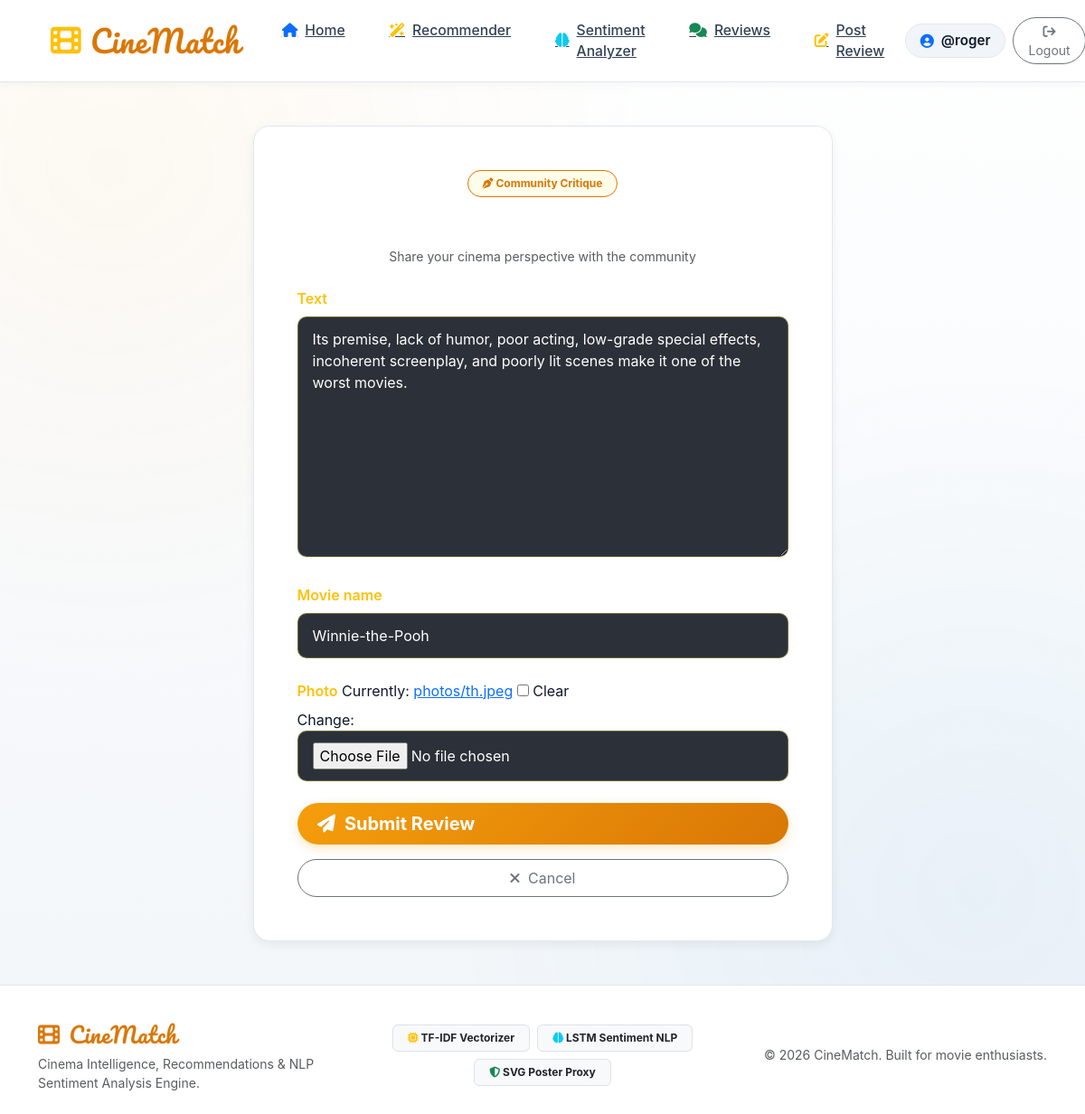
Screenshot of /review/7/edit/ (signed in) with the database file from the repository.
### review/models.py (models this page shows, shortened)
class Review(models.Model):
    user = models.ForeignKey(User, on_delete=models.CASCADE)
    text = models.TextField(max_length=400)
    movie_name = models.CharField(max_length=100,default='Empty')
    photo = models.ImageField(upload_to='photos/',blank=True,null=True)
    created_at = models.DateField(auto_now_add=True)
    updated_at = models.DateTimeField(auto_now=True)

### review/views.py (the view)
# urls.py: path('<int:review_id>/edit/', views.review_edit, name='review_edit'),
@login_required
def review_edit(request, review_id):
    review = get_object_or_404(Review, pk=review_id, user=request.user)
    if request.method == 'POST':
        form = ReviewForm(request.POST, request.FILES, instance=review)
        if form.is_valid():
            review = form.save(commit=False)
            review.user = request.user
            review.save()
            return redirect('review_list')
    else:
        form = ReviewForm(instance=review)
    return render(request, 'review_form.html', {'form': form, 'is_edit': True})

### review/forms.py
class ReviewForm(forms.ModelForm):
    class Meta:
        model = Review
        fields = ['text', 'movie_name','photo']

### review/templates/review_form.html (shortened to what this page needs)
{% extends "layout.html" %}
{% load static %}
{% block content %}
<div class="container py-5">
    <div class="row justify-content-center">
        <div class="col-lg-7 col-md-9">
            <div class="glass-form-card p-4 p-md-5">
                <div class="text-center mb-4">
                    <span class="badge px-3 py-2 rounded-pill mb-2" style="background: rgba(255, 237, 40, 0.1); border: 1px solid var(--primary-glow); color: var(--primary-glow);">
                        <i class="fas fa-pen-nib"></i> Community Critique
                    </span>
                    <h2 class="fw-bold text-white">
                    </h2>
                    <p class="text-muted small">Share your cinema perspective with the community</p>
                </div>
                <form method="post" enctype="multipart/form-data">
                    {% for field in form %}
                    <div class="mb-4">
                        <label class="form-label text-warning fw-semibold mb-2">{{ field.label }}</label>
                        {{ field }}
                    </div>
                    {% endfor %}
                    <div class="d-grid gap-2 mt-4">
                        <button type="submit" class="btn-neon-primary py-2 fs-5">
                            <i class="fas fa-paper-plane me-1"></i> Submit Review
                        </button>
                        <a href="{% url 'review_list' %}" class="btn btn-outline-secondary rounded-pill py-2 mt-2">
                            <i class="fas fa-xmark me-1"></i> Cancel
                        </a>
                    </div>
                </form>
            </div>
        </div>
    </div>
</div>
{% endblock %}

### templates/layout.html (shortened to what this page needs)
{% load static %}
<!DOCTYPE html>
<html lang="en">
<head>
    <link href="https://cdn.jsdelivr.net/npm/bootstrap@5.3.3/dist/css/bootstrap.min.css" rel="stylesheet">
    <link rel="stylesheet" href="https://cdnjs.cloudflare.com/ajax/libs/font-awesome/6.5.1/css/all.min.css">
    <link rel="stylesheet" href="{% static 'css/style.css' %}">
</head>
<body>
    <nav class="navbar navbar-expand-lg navbar-cinematch">
        <div class="container px-lg-4">
            <a class="brand-logo" href="{% url 'home' %}">
                <i class="fas fa-film text-warning"></i> CineMatch
            </a>
            <div class="collapse navbar-collapse" id="navbarContent">
                <ul class="navbar-nav me-auto mb-2 mb-lg-0 ms-lg-4 gap-1">
                    <li class="nav-item">
                        <a class="nav-link-custom {% if request.resolver_match.url_name == 'home' %}active{% endif %}" href="{% url 'home' %}">
                            <i class="fas fa-house text-primary"></i> Home
                        </a>
                    </li>
                    <li class="nav-item">
                        <a class="nav-link-custom {% if request.resolver_match.url_name == 'recommender' %}active{% endif %}" href="{% url 'recommender' %}">
                            <i class="fas fa-wand-magic-sparkles text-warning"></i> Recommender
                        </a>
                    </li>
                    <li class="nav-item">
                        <a class="nav-link-custom {% if request.resolver_match.url_name == 'sentiment_tool' %}active{% endif %}" href="{% url 'sentiment_tool' %}">
                            <i class="fas fa-brain text-info"></i> Sentiment Analyzer
                        </a>
                    </li>
                    <li class="nav-item">
                        <a class="nav-link-custom {% if request.resolver_match.url_name == 'review_list' %}active{% endif %}" href="{% url 'review_list' %}">
                            <i class="fas fa-comments text-success"></i> Reviews
                        </a>
                    </li>
                    <li class="nav-item">
                        <a class="nav-link-custom {% if request.resolver_match.url_name == 'review_create' %}active{% endif %}" href="{% url 'review_create' %}">
                            <i class="fas fa-pen-to-square text-warning"></i> Post Review
                        </a>
                    </li>
                </ul>
                <div class="d-flex align-items-center gap-2">
                    {% if user.is_authenticated %}
                        <span class="user-pill">
                            <i class="fas fa-circle-user text-primary"></i> @{{ user.username }}
                        </span>
                        <form method="post" action="{% url 'logout' %}" class="d-inline m-0">
                            <button type="submit" class="btn btn-sm btn-outline-secondary rounded-pill px-3 py-1">
                                <i class="fas fa-arrow-right-from-bracket"></i> Logout
                            </button>
                        </form>
                    {% endif %}
                </div>
            </div>
        </div>
    </nav>
    <main class="flex-grow-1">
        {% block content %}
        {% endblock %}
    </main>
    <footer>
        <div class="container text-center">
            <div class="row align-items-center gy-3">
                <div class="col-md-4 text-md-start">
                    <span class="brand-logo fs-4 text-warning"><i class="fas fa-film"></i> CineMatch</span>
                    <p class="small text-muted mt-1 mb-0">Cinema Intelligence, Recommendations & NLP Sentiment Analysis Engine.</p>
                </div>
                <div class="col-md-4">
                    <div class="d-flex justify-content-center gap-2 flex-wrap">
                        <a href="{% url 'recommender' %}" class="badge bg-light border text-dark px-3 py-2 text-decoration-none"><i class="fas fa-microchip text-warning"></i> TF-IDF Vectorizer</a>
                        <a href="{% url 'sentiment_tool' %}" class="badge bg-light border text-dark px-3 py-2 text-decoration-none"><i class="fas fa-brain text-info"></i> LSTM Sentiment NLP</a>
                        <span class="badge bg-light border text-dark px-3 py-2"><i class="fas fa-shield-halved text-success"></i> SVG Poster Proxy</span>
                    </div>
                </div>
                <div class="col-md-4 text-md-end">
                    <p class="small text-muted mb-0">&copy; 2026 CineMatch. Built for movie enthusiasts.</p>
                </div>
            </div>
        </div>
    </footer>
</body>
</html>

### static/css/style.css (style rules this page uses)
:root { --primary-accent: #f59e0b; --primary-glow: #d97706; --cyan-accent: #0284c7; --green-accent: #059669; --bg-main: #f8fafc; --bg-card: #ffffff; --border-light: #e2e8f0; --text-dark: #0f172a; --text-body: #334155; --text-muted: #64748b; --shadow-sm: 0 1px 3px rgba(0, 0, 0, 0.05); --shadow-md: 0 4px 12px rgba(0, 0, 0, 0.06); --shadow-lg: 0 10px 25px rgba(0, 0, 0, 0.08); }
body { background-color: var(--bg-main); background-image: radial-gradient(circle at 10% 15%, rgba(245, 158, 11, 0.05) 0%, transparent 40%), radial-gradient(circle at 90% 80%, rgba(2, 132, 199, 0.05) 0%, transparent 40%), linear-gradient(180deg, #ffffff 0%, #f1f5f9 100%); color: var(--text-dark); font-family: 'Poppins', -apple-system, BlinkMacSystemFont, 'Segoe UI', Roboto, sans-serif; min-height: 100vh; display: flex; flex-direction: column; }
.navbar-cinematch { background: rgba(255, 255, 255, 0.94); backdrop-filter: blur(14px); -webkit-backdrop-filter: blur(14px); border-bottom: 1px solid var(--border-light); box-shadow: 0 2px 12px rgba(0, 0, 0, 0.04); padding: 0.85rem 2rem; position: sticky; top: 0; z-index: 1030; }
.brand-logo { font-family: 'Pacifico', cursive; font-size: 2.1rem; color: #d97706 !important; text-shadow: 0 1px 2px rgba(217, 119, 6, 0.15); letter-spacing: 0.5px; text-decoration: none; display: flex; align-items: center; gap: 10px; }
.nav-link-custom { color: var(--text-body) !important; font-weight: 500; font-size: 0.98rem; margin: 0 0.4rem; padding: 0.5rem 1rem !important; border-radius: 8px; transition: all 0.2s ease; display: flex; align-items: center; gap: 8px; }
.btn-neon-primary { background: linear-gradient(135deg, #f59e0b 0%, #d97706 100%); color: #ffffff !important; font-weight: 700; padding: 0.5rem 1.4rem; border-radius: 25px; border: none; transition: all 0.2s ease; box-shadow: 0 4px 12px rgba(245, 158, 11, 0.25); text-decoration: none; display: inline-flex; align-items: center; gap: 6px; }
.user-pill { background: #f1f5f9; border: 1px solid var(--border-light); color: var(--text-dark); padding: 0.4rem 1rem; border-radius: 20px; font-size: 0.95rem; font-weight: 600; display: inline-flex; align-items: center; gap: 8px; }
.glass-form-card { background: #ffffff; border: 1px solid var(--border-light); border-radius: 18px; padding: 2.25rem; box-shadow: var(--shadow-md); }
footer { margin-top: auto; border-top: 1px solid var(--border-light); background: #ffffff; padding: 2.25rem 0 1.5rem; color: var(--text-muted); }

### review/templates/review_form.html (style rules this page uses)
.glass-form-card input[type="text"], .glass-form-card input[type="email"], .glass-form-card input[type="password"], .glass-form-card input[type="file"], .glass-form-card textarea, .glass-form-card select { background: rgba(8, 12, 22, 0.85) !important; border: 1px solid rgba(255, 237, 40, 0.3) !important; color: #fff !important; border-radius: 10px !important; padding: 0.75rem 1rem !important; width: 100% !important; font-size: 1rem !important; transition: all 0.3s ease !important; }

### rows the page displays
Review: form "Its premise, lack of humor, poor acting, low-grade special effects, incoherent screenplay, and poorly lit scenes make it one of the worst movies." "Winnie-the-Pooh"

### other values shown
{{ user.username }} "roger"
{{ field.label }} "Text" "Movie name" "Photo"
